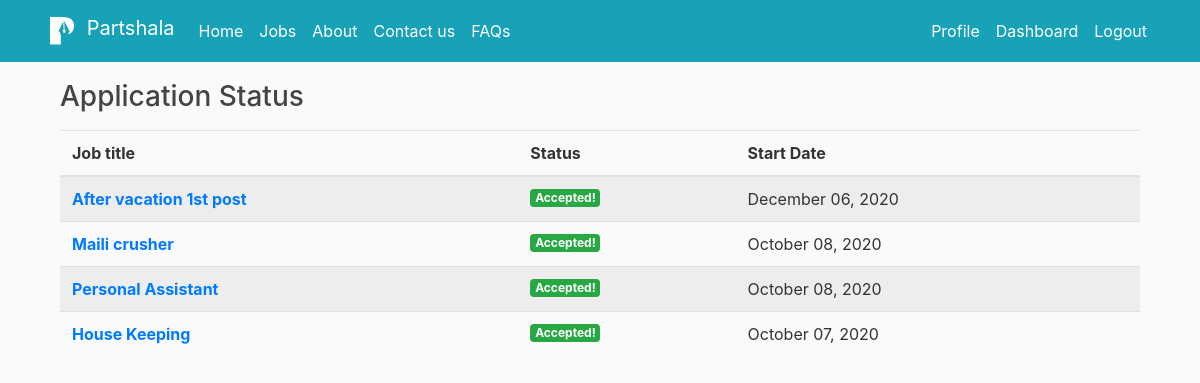
The page /associate-dashboard/ (signed in) on the database as committed earlier.
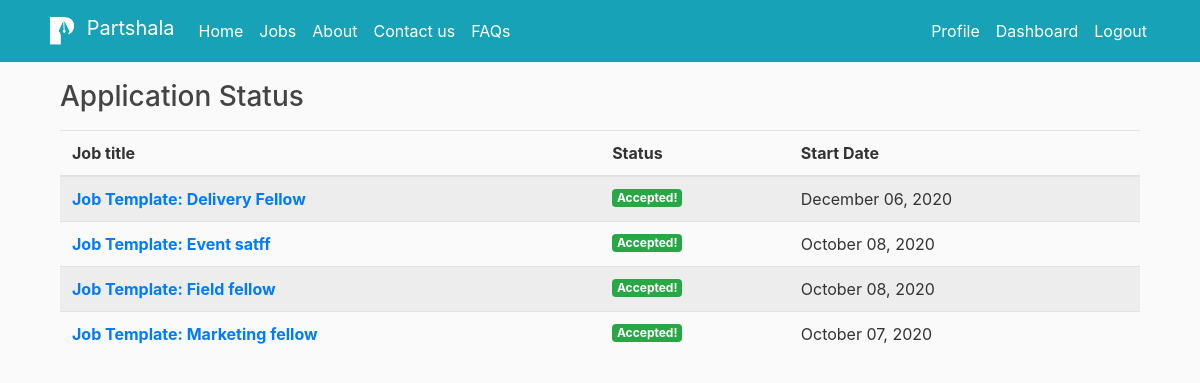
The same page on the database as committed later.
### users/models.py (models this page shows)
class Application(models.Model):
    AssociateRate = (
        ('New','New'),
        ('True','True'),
        ('False','False'),
    )
    FellowRate = (
        ('New','New'),
        ('True','True'),
        ('False','False'),
    )
    associate = models.ForeignKey(User, on_delete=models.CASCADE)
    post = models.ForeignKey(Post, on_delete=models.CASCADE, related_name='applicants')
    id = models.AutoField(primary_key=True, default = 0)
    created_at = models.DateTimeField(default=timezone.now)
    sent_to_employer = models.BooleanField(default=False)
    rejected = models.BooleanField(default=False)
    is_hired = models.BooleanField(default=False)
    associate_rating = models.PositiveIntegerField(default=1, validators=[MaxValueValidator(5)])
    fellow_rating = models.IntegerField(default=1, validators=[MaxValueValidator(5)])
    associate_comment = models.CharField(default='', max_length=300, blank=True)
    fellow_comment = models.CharField(default='', max_length=300, blank=True)
    associate_is_rated = models.BooleanField(default=False)
    fellow_is_rated = models.BooleanField(default=False)
    associate_rating_status = models.CharField(choices=AssociateRate, max_length=5, default='New')
    fellow_rating_status = models.CharField(choices=FellowRate, max_length=5, default='New')
    fellows_complaint_subject = models.CharField(default='', max_length=100, blank=True)
    fellows_complaint = models.CharField(default='', max_length=300, blank=True)
    fellow_complained = models.BooleanField(default=False)
    fellows_complaint_resolved = models.BooleanField(default=False)
    fellows_complaint_updating = models.BooleanField(default=False)
    associates_complaint_subject = models.CharField(default='', max_length=100, blank=True)
    associates_complaint = models.CharField(default='', max_length=300, blank=True)
    associate_complained = models.BooleanField(default=False)
    associates_complaint_resolved = models.BooleanField(default=False)
    associates_complaint_updating = models.BooleanField(default=False)
    recall = models.BooleanField(default=False)
    note_by_partshala = models.TextField(default='')
    class Meta:
        unique_together = ['associate', 'post']

### blog/models.py (models this page shows, shortened)
class Post(models.Model):
    job_title = models.CharField(max_length=100)
    job_description = models.TextField()
    skills_reqd = models.TextField(default='Skills expected')
    post_date = models.DateField(default=timezone.now)
    start_date = models.DateField("Start date: (yyyy-mm-dd)", auto_now_add=False, auto_now=False, blank=False,default=timezone.now)
    end_date = models.DateField("End date: (yyyy-mm-dd)", auto_now_add=False, auto_now=False, blank=False,default=timezone.now)
    start_time = models.TimeField("Start time: (HH:MM)", blank=False, null=True)
    end_time = models.TimeField("End time: (HH:MM)", blank=False, null=True)
    fellow = models.ForeignKey(User, on_delete=models.CASCADE)
    city = models.CharField(max_length=15, default='')
    vacancy = models.PositiveIntegerField(default=1, validators=[MaxValueValidator(50)])
    address = models.TextField(default='Reporting Address')
    stipend = models.IntegerField(default=0, blank=True)
    filled = models.BooleanField(default=False)
    is_verified = models.BooleanField(default=False)
    is_rejected = models.BooleanField(default=False)
    rejection_note = models.TextField(default='Resubmit')
    no_of_hirings = models.PositiveIntegerField(default=1, validators=[MaxValueValidator(100)])
    note_by_partshala = models.TextField(default='')
    def get_duration(self):
        duration = (self.end_date - self.start_date).days
        return duration
    duration = property(get_duration)
    def get_total(self):
        total = self.stipend*self.no_of_hirings
        return total
    total = property(get_total)

### users/views.py (the view)
# urls.py: path('associate-dashboard/', user_views.AssociateApplicationListView.as_view(), name='associate_dashboard'),
class AssociateApplicationListView(ListView):
    model = Application
    template_name = 'users/associate_dashboard.html'  # <app>/<model>_<viewtype>.html
    context_object_name = 'applications'
    def dispatch(self, request, *args, **kwargs):
        return super().dispatch(self.request, *args, **kwargs)
    def get_queryset(self):
        return Application.objects.filter(associate=self.request.user).order_by('-created_at')

### users/templates/users/associate_dashboard.html
{% extends "blog/base.html" %}
{% load mathfilters %}
{% block content %}
		<div class="col-lg-12">
            <div class="media">
                <h3 class="mb-3" >Application Status</h3>
            </div>
            <div class="table-responsive">
                <table class="table table-striped table-hover table-client-dashboard">
                    <thead>
                    <tr>
                        <th>Job title</th>
                        <th>Status</th>
                        <th>Start Date</th>
                    </tr>
                    </thead>
                    <tbody>
                    {% for application in applications %}
                        <tr>
                            <th><a href="{% url 'application_detail' application.id %}">{{ application.post.job_title }}</a></th>
                            <td>
                                {% if application.is_hired %}
                                    <span class="badge badge-success"> Accepted! </span>
                                {% elif application.rejected %}
                                    <span class="badge badge-danger"> Rejected!</span>
                                {% else %}
                                    <span class="badge badge-secondary"> Under review</span>
                                {% endif %}
                            </td>
                            <td> {{ application.post.start_date|date:"F d, Y" }} </td>
                        </tr>
                    {% endfor %}
                    </tbody>
                </table>
            </div>
        </div>
{% endblock content %}

Rows that differ between the two databases and show on the page:
changed through a linked row, Application: post.job_title "After vacation 1st post" → "Job Template: Delivery Fellow"
changed through a linked row, Application: post.job_title "Maili crusher" → "Job Template: Event satff"
changed through a linked row, Application: post.job_title "Personal Assistant" → "Job Template: Field fellow"
changed through a linked row, Application: post.job_title "House Keeping" → "Job Template: Marketing fellow"
